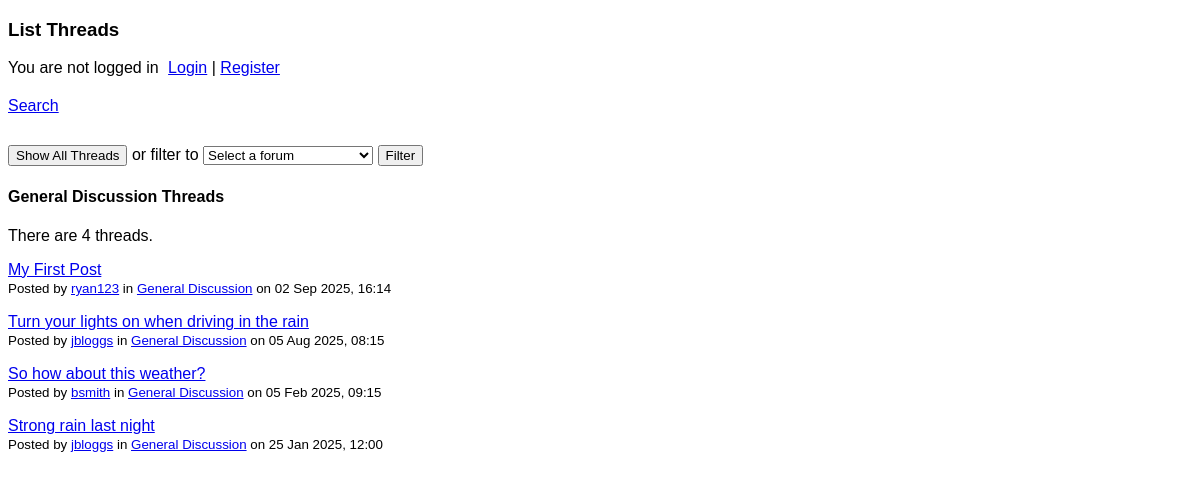
/list_threads.php?forum_id=1, run on the app's committed database.
### tables this page shows
CREATE TABLE `forum` (
  `forum_id` tinyint(3) UNSIGNED NOT NULL,
  `forum_name` varchar(50) NOT NULL
);

CREATE TABLE `thread` (
  `thread_id` int(11) NOT NULL,
  `username` varchar(20) NOT NULL,
  `forum_id` tinyint(3) UNSIGNED NOT NULL,
  `title` varchar(100) NOT NULL,
  `content` varchar(40000) NOT NULL,
  `post_date` timestamp NOT NULL DEFAULT current_timestamp() ON UPDATE current_timestamp()
);

### list_threads.php (the view, shortened to what this page needs)
<?php
  require 'db_connect.php';
?>
<!DOCTYPE html>
<html>
  <head>
    <link rel="stylesheet" type="text/css" href="forum_stylesheet.css" />
  </head>
  <body>
    <h3>List Threads</h3>
    <?php
      if (isset($_SESSION['username']) && isset($_SESSION['access_level'])) {
        echo '<p style="display: inline; margin-right: 10px;">Welcome, ' . htmlspecialchars($_SESSION['username']) . ' (' . htmlspecialchars($_SESSION['access_level']) . ')</p>
        <a href="logout.php">Logout</a>';
      } else {
        echo '<p style="display: inline; margin-right: 5px;">You are not logged in</p>
        <a href="login.php">Login</a> |
        <a href="register_form.php">Register</a>';
      }
    ?>
    <?php
      echo '<div style="margin: 20px 0 30px"><a href="search_threads.php">Search</a>';
      if (isset($_SESSION['username']) && isset($_SESSION['access_level']) && $_SESSION['access_level'] === "admin") {
        echo ' | <a href="new_thread_form.php">New Thread</a> |
        <a href="change_access_level_form.php">Change Access Level</a> |
        <a href="view_logs.php">View Logs</a>
        </div>';
      } else if (isset($_SESSION['username'])) {
        echo ' | <a href="new_thread_form.php">New Thread</a></div>';
      } else {
        echo '</div>';
      }
    ?>
    <form name="list_threads" method="get" action="list_threads.php" >
      <p><input type="button" value="Show All Threads" onclick="window.location.href = 'list_threads.php'" /> or filter to
        <select name="forum_id">
          <option value="" selected disabled>Select a forum</option>
          <?php
            $result = $db->query("SELECT * FROM forum ORDER BY forum_id");
            foreach($result as $row) {
              if (isset($_GET['forum_id']) && $_GET['forum_id'] == $row['forum_id']) {
                $current_forum_name = $row['forum_name'];
              }
            }
          ?>
        </select> <input type="submit" value="Filter" />
      </p>
    </form>
    <?php
      if (isset($_GET['forum_id'])) {
        echo '<h4>'.htmlspecialchars($current_forum_name).' Threads</h4>';
        $stmt = $db->prepare("SELECT t.thread_id, t.username, t.title, UNIX_TIMESTAMP(t.post_date) AS post_date, t.forum_id, f.forum_name
                  FROM thread t
                  JOIN forum f ON t.forum_id = f.forum_id
                  WHERE t.forum_id = ?
                  ORDER BY t.post_date DESC");
        $stmt->execute( [$_GET['forum_id']] );
      }
      $result_data = $stmt->fetchAll();
      if (count($result_data) > 0) {
        $thread_count = count($result_data);
        $thread_word = $thread_count === 1 ? 'thread' : 'threads';
        echo "<p>There " . ($thread_count === 1 ? "is" : "are") . " $thread_count $thread_word.</p>";
        foreach($result_data as $row) {
          echo '<p><a href="view_thread.php?id='.urlencode($row['thread_id']).'">'.htmlspecialchars($row['title']).'</a><br />';
          echo '<small>Posted by <a href="view_profile.php?username='.urlencode($row['username']).'">'.htmlspecialchars($row['username']).'</a>
          in <a href="list_threads.php?forum_id='.urlencode($row['forum_id']).'">'.htmlspecialchars($row['forum_name']).'</a>
          on '.date('d M Y, H:i', htmlspecialchars($row['post_date'])).'
          </small></p>';
        }
      } else {
        echo '<p>No threads posted.</p>';
      }
    ?>
  </body>
</html>

### forum_stylesheet.css (style rules this page uses)
* { font-family: Arial; box-sizing: border-box; }
input[type="text"], input[type="password"], select { width: 170px; }

### data on the page
forum: forum_name "General Discussion"
thread: title "My First Post", username "ryan123", forum.forum_name "General Discussion", post_date "02 Sep 2025, 16:14"
thread: title "Turn your lights on when driving in the rain", username "jbloggs", forum.forum_name "General Discussion", post_date "05 Aug 2025, 08:15"
thread: title "So how about this weather?", username "bsmith", forum.forum_name "General Discussion", post_date "05 Feb 2025, 09:15"
thread: title "Strong rain last night", username "jbloggs", forum.forum_name "General Discussion", post_date "25 Jan 2025, 12:00"

### other printed values
$thread_count "4"
$thread_word "threads"
